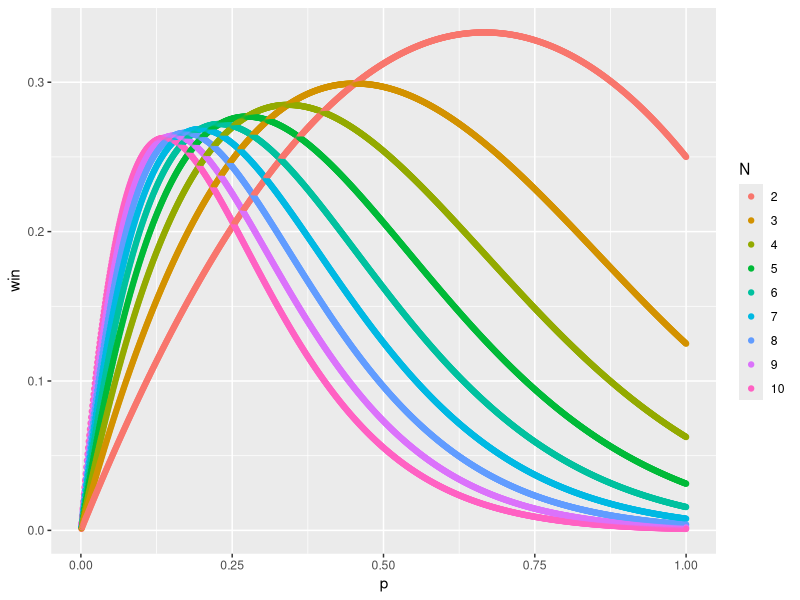

Source code (R):

library(ggplot2)
win <- function(p, N) {
  p1 <- sapply(1:N, function(i) dbinom(i, size=N, prob=p))
  p2 <- sapply(1:N, function(i) (0.5)**i)
  pwin <- sum(p1*p2)
  return(pwin)
}

resolution <- 0.001
ps <- seq(resolution, 1, resolution)
odds <- data.frame(
  p = numeric(0),
  win = numeric(0),
  N = numeric(0)
)

for (n in 2:10) {
  d1 <- data.frame(p = ps)
  
  d1$win <- sapply(d1$p, function(p) win(p, n))
  d1$N <- n
  odds <- rbind(odds, d1)
}

odds$N <- factor(odds$N)
odds <- odds[order(odds$p),]

p <- ggplot(odds, aes(x=p, y=win, col=N)) +
  geom_point()

print(p)
